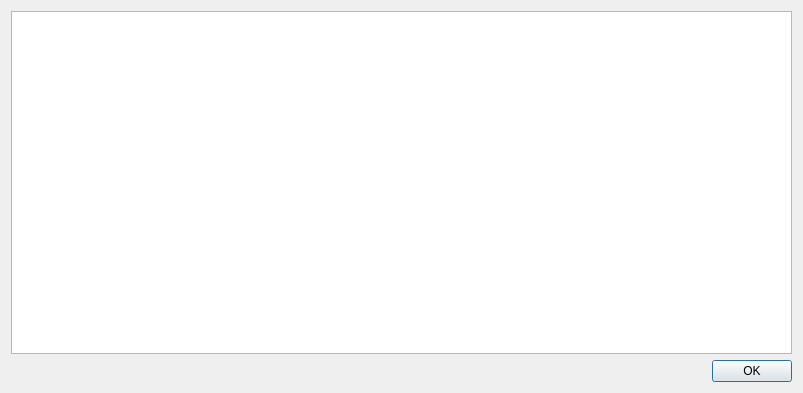
<?xml version="1.0" encoding="UTF-8"?>
<ui version="4.0">
 <class>Dialog</class>
 <widget class="QDialog" name="Dialog">
  <property name="geometry">
   <rect>
    <x>0</x>
    <y>0</y>
    <width>803</width>
    <height>393</height>
   </rect>
  </property>
  <property name="windowTitle">
   <string>Select folder</string>
  </property>
  <layout class="QGridLayout" name="gridLayout">
   <item row="0" column="0">
    <widget class="QListWidget" name="listFile"/>
   </item>
   <item row="1" column="0">
    <layout class="QHBoxLayout" name="horizontalLayout">
     <item>
      <spacer name="horizontalSpacer">
       <property name="orientation">
        <enum>Qt::Horizontal</enum>
       </property>
       <property name="sizeHint" stdset="0">
        <size>
         <width>40</width>
         <height>20</height>
        </size>
       </property>
      </spacer>
     </item>
     <item>
      <widget class="QPushButton" name="btnOkay">
       <property name="text">
        <string>OK</string>
       </property>
      </widget>
     </item>
    </layout>
   </item>
  </layout>
 </widget>
 <resources/>
 <connections>
  <connection>
   <sender>btnOkay</sender>
   <signal>clicked()</signal>
   <receiver>Dialog</receiver>
   <slot>accept()</slot>
   <hints>
    <hint type="sourcelabel">
     <x>774</x>
     <y>375</y>
    </hint>
    <hint type="destinationlabel">
     <x>401</x>
     <y>196</y>
    </hint>
   </hints>
  </connection>
 </connections>
</ui>
